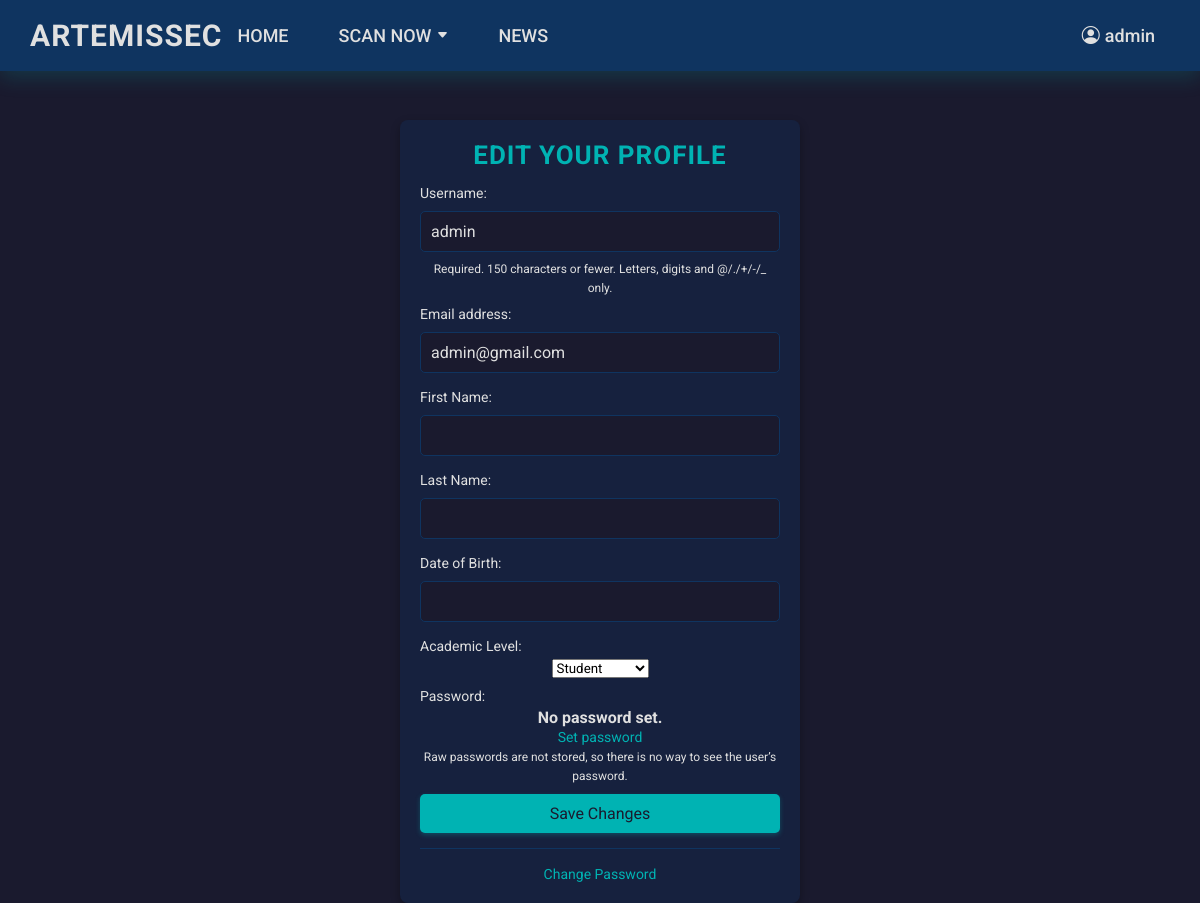
The app's page /auth/profile-settings/ (signed in) with its own data.
### authentication/models.py (models this page shows, shortened)
class CustomUser(AbstractUser):
    first_name = models.CharField(max_length=30, verbose_name="First Name")
    last_name = models.CharField(max_length=30, verbose_name="Last Name")
    birth_date = models.DateField(null=True, blank=True, verbose_name="Date of Birth")
    registration_date = models.DateTimeField(auto_now_add=True, verbose_name="Registration Date")
    last_login = models.DateTimeField(null=True, blank=True, verbose_name="Last Login", auto_now=True)  # Nuevo campo
    ACADEMIC_LEVEL_CHOICES = [
        ('student', 'Student'),
        ('professional', 'Professional'),
        ('other', 'Other'),
    ]
    academic_level = models.CharField(
        max_length=20,
        choices=ACADEMIC_LEVEL_CHOICES,
        default='student',
        verbose_name="Academic Level"
    )
    groups = models.ManyToManyField(
        'auth.Group',
        related_name='customuser_groups',  # Unique reverse accessor name
        blank=True,
        help_text='The groups this user belongs to.',
        related_query_name='customuser'
    )
    user_permissions = models.ManyToManyField(
        'auth.Permission',
        related_name='customuser_permissions',  # Unique reverse accessor name
        blank=True,
        help_text='Specific permissions for this user.',
        related_query_name='customuser'
    )

### authentication/views.py (the view, shortened to what this page needs)
# urls.py: path('profile-settings/', ProfileSettingsView.as_view(), name='profile-settings'),
class ProfileSettingsView(LoginRequiredMixin, UpdateView):
    model = CustomUser
    form_class = CustomUserChangeForm
    template_name = 'authentication/profile_settings.html'
    success_url = reverse_lazy('profile-settings')
    def get_object(self):
        return self.request.user

### authentication/forms.py
class CustomUserChangeForm(UserChangeForm):
    class Meta:
        model = CustomUser
        fields = ('username', 'email', 'first_name', 'last_name', 'birth_date', 'academic_level')

### authentication/templates/authentication/profile_settings.html (shortened to what this page needs)
{% extends "base.html" %}
{% load static %}
{% block content %}
<link rel="stylesheet" href="{% static 'css/profile_settings.css' %}">
<div class="profile-settings-container">
    <h2>Edit Your Profile</h2>
    <form method="POST">
        <div>
            {{ form.as_p }}
        </div>
        <button type="submit">Save Changes</button>
    </form>
    <hr>
    <a href="{% url 'change-password' %}">Change Password</a>
</div>
{% endblock %}

### templates/base.html (shortened to what this page needs)
{% load static %}
<!DOCTYPE html>
<html lang="en">
<head>
    <link rel="stylesheet" href="{% static 'css/styles.css' %}">
    <link rel="stylesheet" href="{% static 'css/navbar.css' %}">
    <link rel="stylesheet" href="https://cdn.jsdelivr.net/npm/bootstrap-icons/font/bootstrap-icons.css">
</head>
<body>
<nav class="navbar">
    <a href="/" class="logo">ArtemisSEC</a>
    <div class="navbar-container">
        <ul class="navbar-links">
            <li><a href="/" class="nav-link">HOME</a></li>
            <li class="dropdown">
                <a href="#" class="nav-link dropdown-toggle" id="scanDropdown">
                    SCAN NOW <i class="bi bi-caret-down-fill"></i>
                </a>
            </li>
            <li><a href="/news/" class="nav-link">NEWS</a></li>
        </ul>
        <div class="auth-container">
            <div class="dropdown">
                <a href="#" class="nav-link dropdown-toggle" id="userDropdown">
                    <i class="bi bi-person-circle"></i>
                    <span>{{ user.username }}</span>
                </a>
            </div>
        </div>
    </div>
</nav>
<div class="content">
    {% block content %}{% endblock %}
</div>
</body>
</html>

### static/css/styles.css (style rules this page uses)
* { margin: 0; padding: 0; box-sizing: border-box; font-family: 'Roboto', sans-serif; }
body { background-color: #1a1a2e; color: #e0e0e0; min-height: 100vh; margin: 0; padding: 0; }
.content { width: 100%; min-height: calc(100vh - 60px); padding: 0; margin-top: 60px; background-color: #1a1a2e; }
.auth-container { margin-left: auto; }

### static/css/navbar.css (style rules this page uses)
.navbar { background-color: #0f3460; display: flex; align-items: center; justify-content: space-between; padding: 15px 30px; width: 100%; box-shadow: 0 4px 15px rgba(0, 0, 0, 0.4); position: fixed; top: 0; left: 0; z-index: 1000; transition: box-shadow 0.3s ease; }
.logo { color: #e0e0e0; text-decoration: none; font-size: 30px; font-family: 'Roboto', sans-serif; font-weight: 700; letter-spacing: 1px; text-transform: uppercase; transition: color 0.3s ease, transform 0.3s ease; }
.navbar-container { display: flex; align-items: center; gap: 30px; flex-grow: 1; justify-content: flex-end; }
.navbar-links { display: flex; align-items: center; gap: 20px; }
.navbar-links li { list-style: none; position: relative; }
.nav-link, .nav-login { color: #e0e0e0; text-decoration: none; font-size: 18px; font-weight: 500; padding: 10px 15px; border-radius: 8px; transition: all 0.3s ease; position: relative; overflow: hidden; }
.nav-link::before { content: ''; position: absolute; bottom: 0; left: 50%; width: 0; height: 2px; background-color: #00b3b3; transition: width 0.3s ease, left 0.3s ease; }
.dropdown { position: relative; }
.dropdown-toggle { display: flex; align-items: center; gap: 5px; }
.dropdown-toggle .bi-caret-down-fill { font-size: 12px; color: #e0e0e0; transition: transform 0.3s ease, color 0.3s ease; }

### authentication/static/css/profile_settings.css (style rules this page uses)
* { margin: 0; padding: 0; box-sizing: border-box; font-family: 'Roboto', sans-serif; }
.profile-settings-container { width: 90vw; max-width: 400px; padding: 20px; background-color: #16213e; border-radius: 8px; box-shadow: 0 4px 10px rgba(0, 0, 0, 0.3); text-align: center; position: absolute; top: 0; left: 50%; transform: translate(-50%, 0); margin-top: 120px; transition: transform 0.3s ease; }
.profile-settings-container h2 { color: #00b3b3; font-size: 26px; margin-bottom: 15px; text-transform: uppercase; letter-spacing: 1px; }
.profile-settings-container form { width: 100%; }
.profile-settings-container label { display: block; font-size: 14px; margin-top: 10px; margin-bottom: 4px; color: #e0e0e0; text-align: left; }
.profile-settings-container input { width: 100%; padding: 10px; margin: 6px 0; border: 1px solid #0f3460; border-radius: 5px; font-size: 16px; background-color: #1a1a2e; color: #e0e0e0; transition: border-color 0.3s ease; }
.profile-settings-container button { width: 100%; padding: 10px; background-color: #00b3b3; color: #1a1a2e; border: none; border-radius: 5px; font-size: 16px; cursor: pointer; transition: background-color 0.3s ease, transform 0.2s ease; box-shadow: 0 2px 5px rgba(0, 179, 179, 0.3); margin-top: 10px; }
.profile-settings-container a { font-size: 14px; color: #00b3b3; text-decoration: none; transition: color 0.3s ease; }
.profile-settings-container .helptext { color: #e0e0e0; font-size: 12px; margin-top: 5px; text-align: left; }
.profile-settings-container hr { border: 0; height: 1px; background: #0f3460; margin: 15px 0; }

### records on screen
CustomUser: username "admin", email "admin@gmail.com", academic_level "Student"
